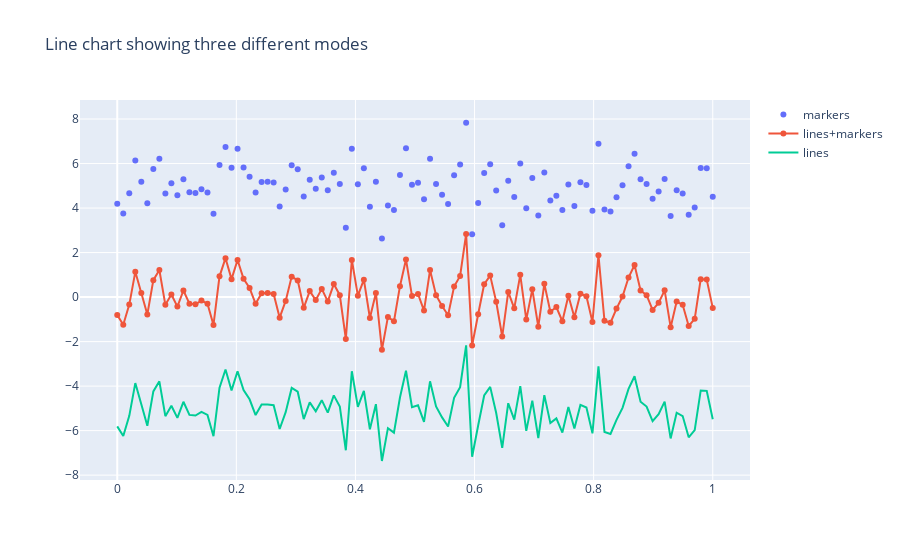

The cell this chart's notebook holds for it:
### Code cell
fig = go.Figure(data=data,layout=layout)
fig.show()
